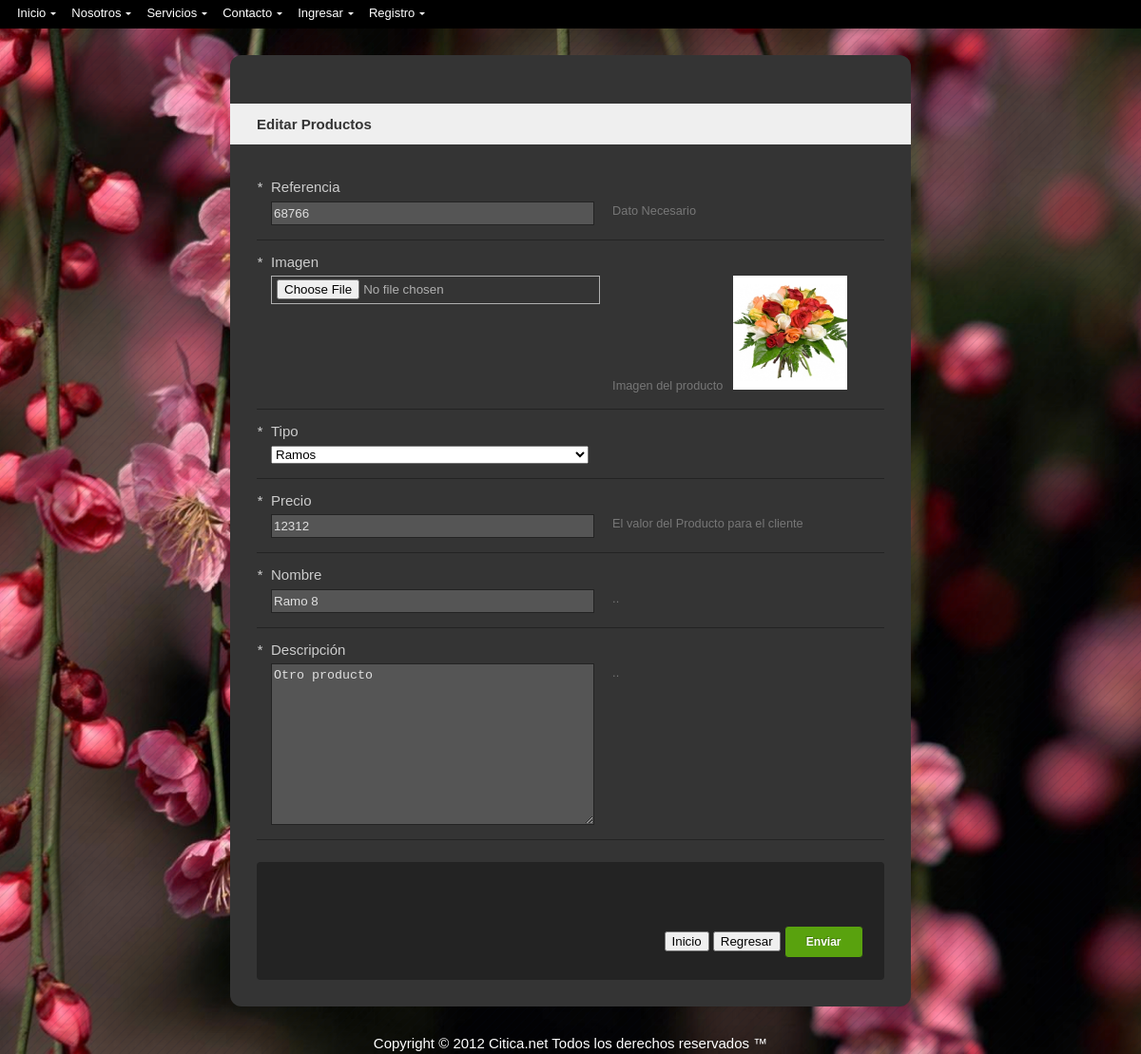
The page /WebSite/productos/editar.php?id=68766 on the database its author committed.
### tables this page shows
CREATE TABLE `catalogo` (
  `Referencia` int(11) NOT NULL,
  `Imagen` varchar(60) NOT NULL,
  `Tipo` varchar(30) NOT NULL,
  `Precio` double NOT NULL,
  `Nombre` varchar(100) NOT NULL,
  `Descripcion` varchar(100) NOT NULL,
  PRIMARY KEY (`Referencia`)
);

### WebSite/productos/editar.php (the view, shortened to what this page needs)
<?php
require_once("../Conexion/con_imag.php");  ?>
<?php
$id=$_GET['id'];
$query_catalogo_imag = "SELECT * FROM catalogo where referencia='".$id."'";
$catalogo_imag = mysql_query($query_catalogo_imag, $con_imag) or die(mysql_error());
$row_catalogo_imag = mysql_fetch_assoc($catalogo_imag);
do {
   $referncias=$row_catalogo_imag['Referencia'];
   $imagen=$row_catalogo_imag['Imagen'];
   $precio=$row_catalogo_imag['Precio'];
   $nombre=$row_catalogo_imag['Nombre'];
   $descripcion=$row_catalogo_imag['Descripcion'];
  } while ($row_catalogo_imag = mysql_fetch_assoc($catalogo_imag));
?>
<!DOCTYPE html PUBLIC "-//W3C//DTD XHTML 1.0 Transitional//EN" "http://www.w3.org/TR/xhtml1/DTD/xhtml1-transitional.dtd">
<html xmlns="http://www.w3.org/1999/xhtml">
<head>
  <link href="../css/uni-form.css" media="screen" rel="stylesheet"/>
    <link href="../css/formulario.css" media="screen" rel="stylesheet"/>
     <link href="../css/dark.uni-form.css" title="Default Style" media="screen" rel="stylesheet"/>
  <link href="../css/estiloFormularios.css"  media="screen" rel="stylesheet"/>
</head>
<body  style="background-image: url(../images/pattern.png), url(../images/6.jpg);">
    <?php    include 'includes/cabecera.php';?>
    <form   method="POST" action="../Clases/Edicion.php" enctype="multipart/form-data" name="form1" id="form1" class="uniForm">
      <fieldset>
          <strong> <h3 style="font-weight: bold">Editar Productos</h3></strong>
        <div class="ctrlHolder">
          <label for="txtReferencia"><em>*</em> Referencia</label>
          <input name="txtReferencia" id="txtReferencia"  size="35" maxlength="30" type="text" value="<?php echo $referncias ;?>" class="textInput required"/>
          <p class="formHint">Dato Necesario</p>
        </div>
        <div class="ctrlHolder">
          <label for="fleImagen"><em>*</em> Imagen</label>
          <input name="fleImagen" id="fleImagen"   class="fileUpload" type="file"/>
          <p class="formHint">Imagen del producto  &nbsp;&nbsp;<img src="<?php echo $imagen ;?>" width="120" height="120"></img></p>
        </div>
        <div class="ctrlHolder">
          <label for="lstTipo"><em>*</em> Tipo</label>
          <select name="lstTipo" id="lstTipo">
          <option value="ramos" selected="selected">Ramos</option>
      </select>
        </div>
        <div class="ctrlHolder">
          <label for="txtPrecio"><em>*</em> Precio</label>
          <input name="txtPrecio" id="txtPrecio" value="<?php echo $precio ;?>" size="35" maxlength="50" type="text" class="textInput required"/>
          <p class="formHint">El valor del Producto para el cliente</p>
        </div>
           <div class="ctrlHolder">
          <label for="txtNombre"><em>*</em> Nombre</label>
          <input name="txtNombre" id="txtNombre" value="<?php echo $nombre ;?>" size="35" maxlength="50" type="text" class="textInput required"/>
          <p class="formHint">..</p>
        </div>
           <div class="ctrlHolder">
               <label for="txtDescripcion"><em>*</em> Descripci&oacute;n</label>
          <textarea name="txtDescripcion" id="txtDescripcion" cols="45" rows="5"><?php echo $descripcion ;?></textarea>
          <p class="formHint">..</p>
        </div>
      </fieldset>
      <div class="buttonHolder">
        <br></br> <a href="../index.php"><button  align ="left" type="button" >Inicio</button> </a>
 <a href="<?=$_SERVER["HTTP_REFERER"]?>"><button  align ="left" type="button" >Regresar</button> </a>
        <button type="submit" name="button" id="button" value="Enviar" class="primaryAction">Enviar</button>
      </div>
</form>
    <center> <?php include 'includes/pie.php';?> </center>
</body>
</html>

### WebSite/css/uni-form.css (style rules this page uses)
.uniForm { margin: 0; padding: 0; position: relative; z-index: 1; }
.uniForm fieldset { border: none; margin: 0; padding: 0; }
.uniForm .ctrlHolder, .uniForm .buttonHolder { margin: 0; padding: 0; clear: both; }
.uniForm:after, .uniForm .buttonHolder:after, .uniForm .ctrlHolder:after, .uniForm .ctrlHolder .multiField:after, .uniForm .inlineLabel:after { content: "."; display: block; height: 0; line-height: 0; font-size: 0; clear: both; min-height: 0; visibility: hidden; }
.uniForm label, .uniForm button { cursor: pointer; }
.uniForm label, .uniForm .label { display: block; float: none; margin: 0 0 .5em 0; padding: 0; line-height: 100%; width: auto; }
.uniForm .textInput, .uniForm .fileUpload, .uniForm .selectInput, .uniForm select, .uniForm textarea { float: left; width: 53%; margin: 0; }
.uniForm .formHint { float: right; width: 43%; margin: 0; clear: none; }
.uniForm label em, .uniForm .label em { float: left; width: 1em; margin: 0 0 0 -1em; }

### WebSite/css/formulario.css (style rules this page uses)
html { color: #343434; font-size: 14px; line-height: 1.5; font-family: "Lucida Sans Unicode", "Lucida Grande", Arial, Verdana, sans-serif; }
a:link, a:visited { text-decoration: none; color: #254a86; }
h1,h2,h3,ul,ol,p { margin: 1.5em 0; }
fieldset h3 { margin: 1.5em -28px; padding: 14px 28px; line-height: 1; background: #efefef; color: #343434; }
.uniForm { width: 55%; background: #fff; margin: 28px auto; padding: 28px; border-radius: 12px; -webkit-border-radius: 12px; -moz-border-radius: 12px; -o-border-radius: 12px; -khtml-border-radius: 12px; }

### WebSite/css/dark.uni-form.css (style rules this page uses)
.uniForm { background: #343434; color: #ccc; font-family: sans-serif; }
.uniForm .ctrlHolder { padding: 1em; border-bottom: 1px solid #232323; }
.uniForm .buttonHolder { background: #232323; text-align: right; margin: 1.5em 0 0 0; padding: 1.5em; border-radius: 4px; -webkit-border-radius: 4px; -moz-border-radius: 4px; -o-border-radius: 4px; -khtml-border-radius: 4px; }
.uniForm .buttonHolder .primaryAction { padding: 10px 22px; line-height: 1; background: #59a20e; border: 1px solid #232323; font-size: 12px; font-weight: bold; color: #fff; border-radius: 4px; -webkit-border-radius: 4px; -moz-border-radius: 4px; -o-border-radius: 4px; -khtml-border-radius: 4px; box-shadow: 1px 1px 0 #232323; -webkit-box-shadow: 1px 1px 0 #232323; -moz-box-shadow: 1px 1px 0 #232323; text-shadow: -1px -1px 0 rgba(0,0,0,.25); }
.uniForm .textInput, .uniForm textarea { padding: 4px 2px; border: 1px solid #232323; background: #555; color: #dfdfdf; }
.uniForm textarea { height: 12em; }
.uniForm .formHint { font-size: .85em; color: #777; }

### WebSite/css/general.css (style rules this page uses)
body { background-color: transparent; background-repeat: repeat, no-repeat; background-position: center center; background-attachment: fixed; -webkit-background-size: auto, cover; -moz-background-size: auto, cover; -o-background-size: auto, cover; background-size: auto, cover; color: #fff; font-family: 'Josefin Slab', Arial, sans-serif; font-size: 15px; }
a { color: #fff; text-decoration: none; }
fieldset { border:none; }

### WebSite/includes/fixedMenu_style2.css (style rules this page uses)
body { padding:0; margin:0; }

### rows shown on the page
catalogo: txtReferencia "68766", Imagen (picture), txtPrecio "12312", txtNombre "Ramo 8", txtDescripcion "Otro producto"
